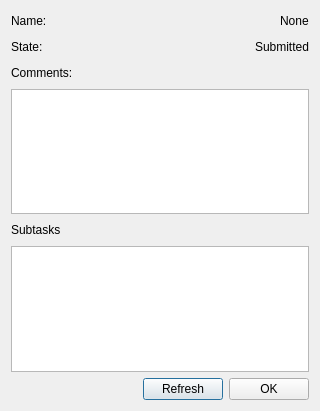
<?xml version="1.0" encoding="UTF-8"?>
<ui version="4.0">
 <class>Dialog</class>
 <widget class="QDialog" name="Dialog">
  <property name="geometry">
   <rect>
    <x>0</x>
    <y>0</y>
    <width>320</width>
    <height>411</height>
   </rect>
  </property>
  <property name="windowTitle">
   <string>Dialog</string>
  </property>
  <layout class="QVBoxLayout" name="verticalLayout">
   <item>
    <layout class="QHBoxLayout" name="horizontalLayout">
     <item>
      <widget class="QLabel" name="label">
       <property name="text">
        <string>Name:</string>
       </property>
      </widget>
     </item>
     <item>
      <spacer name="horizontalSpacer">
       <property name="orientation">
        <enum>Qt::Horizontal</enum>
       </property>
       <property name="sizeHint" stdset="0">
        <size>
         <width>40</width>
         <height>20</height>
        </size>
       </property>
      </spacer>
     </item>
     <item>
      <widget class="QLabel" name="label_task_name">
       <property name="text">
        <string>None</string>
       </property>
      </widget>
     </item>
    </layout>
   </item>
   <item>
    <layout class="QHBoxLayout" name="horizontalLayout_2">
     <item>
      <widget class="QLabel" name="label_4">
       <property name="text">
        <string>State:</string>
       </property>
      </widget>
     </item>
     <item>
      <spacer name="horizontalSpacer_2">
       <property name="orientation">
        <enum>Qt::Horizontal</enum>
       </property>
       <property name="sizeHint" stdset="0">
        <size>
         <width>40</width>
         <height>20</height>
        </size>
       </property>
      </spacer>
     </item>
     <item>
      <widget class="QLabel" name="label_task_state">
       <property name="text">
        <string>Submitted</string>
       </property>
      </widget>
     </item>
    </layout>
   </item>
   <item>
    <layout class="QHBoxLayout" name="horizontalLayout_5">
     <item>
      <widget class="QLabel" name="label_3">
       <property name="text">
        <string>Comments:</string>
       </property>
      </widget>
     </item>
     <item>
      <spacer name="horizontalSpacer_5">
       <property name="orientation">
        <enum>Qt::Horizontal</enum>
       </property>
       <property name="sizeHint" stdset="0">
        <size>
         <width>40</width>
         <height>20</height>
        </size>
       </property>
      </spacer>
     </item>
    </layout>
   </item>
   <item>
    <widget class="QPlainTextEdit" name="plainTextEdit_comment"/>
   </item>
   <item>
    <layout class="QHBoxLayout" name="horizontalLayout_4">
     <item>
      <widget class="QLabel" name="label_6">
       <property name="text">
        <string>Subtasks</string>
       </property>
      </widget>
     </item>
     <item>
      <spacer name="horizontalSpacer_6">
       <property name="orientation">
        <enum>Qt::Horizontal</enum>
       </property>
       <property name="sizeHint" stdset="0">
        <size>
         <width>40</width>
         <height>20</height>
        </size>
       </property>
      </spacer>
     </item>
    </layout>
   </item>
   <item>
    <widget class="QListView" name="listView_subtask"/>
   </item>
   <item>
    <layout class="QHBoxLayout" name="horizontalLayout_3">
     <item>
      <spacer name="horizontalSpacer_3">
       <property name="orientation">
        <enum>Qt::Horizontal</enum>
       </property>
       <property name="sizeHint" stdset="0">
        <size>
         <width>40</width>
         <height>20</height>
        </size>
       </property>
      </spacer>
     </item>
     <item>
      <widget class="QPushButton" name="pushButton_refresh">
       <property name="text">
        <string>Refresh</string>
       </property>
      </widget>
     </item>
     <item>
      <widget class="QPushButton" name="pushButton_OK">
       <property name="text">
        <string>OK</string>
       </property>
      </widget>
     </item>
    </layout>
   </item>
  </layout>
 </widget>
 <resources/>
 <connections/>
</ui>
